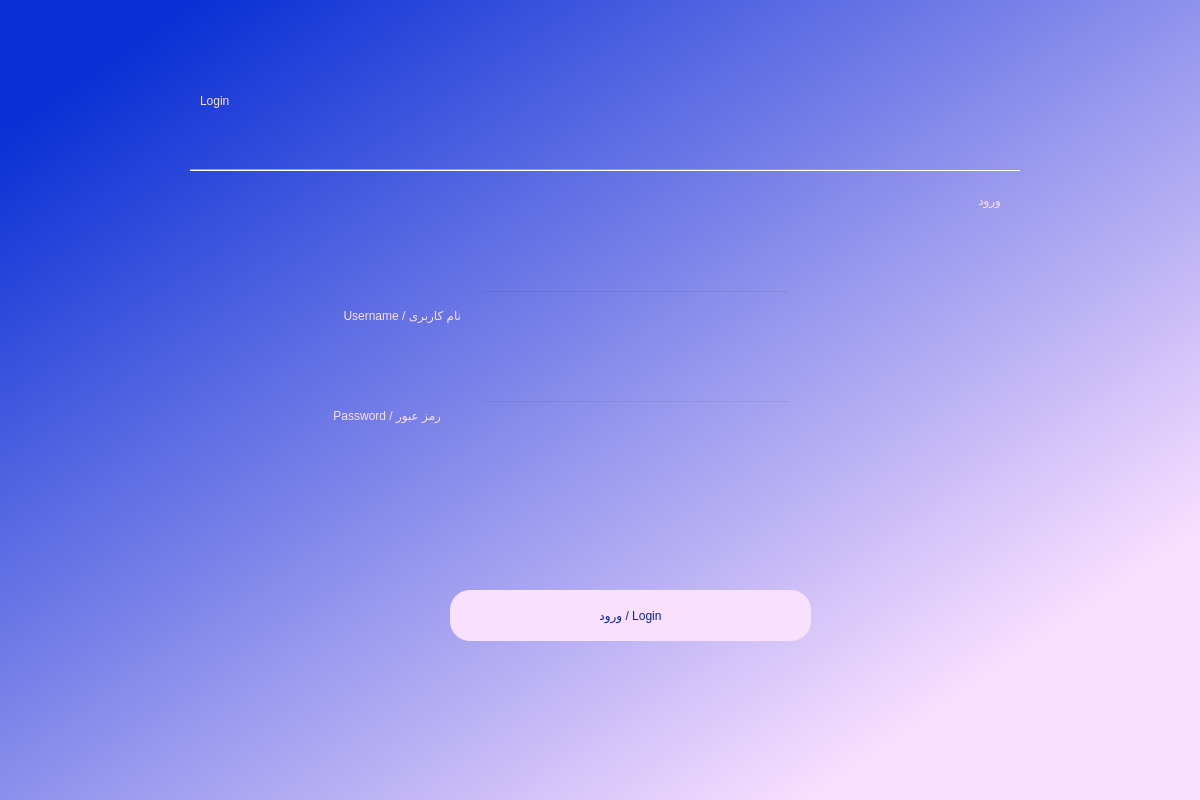
<?xml version="1.0" encoding="UTF-8"?>
<ui version="4.0">
 <class>Dialog</class>
 <widget class="QDialog" name="Dialog">
  <property name="geometry">
   <rect>
    <x>0</x>
    <y>0</y>
    <width>1200</width>
    <height>800</height>
   </rect>
  </property>
  <property name="windowTitle">
   <string>Dialog</string>
  </property>
  <property name="styleSheet">
   <string notr="true">QDialog#Dialog{
background-color:qlineargradient(spread:pad, x1:0.075, y1:0.0910455, x2:0.837, y2:0.835227, stop:0 rgba(10, 47, 212, 255), stop:1 rgba(249, 224, 255, 255))}
</string>
  </property>
  <widget class="QLabel" name="label">
   <property name="geometry">
    <rect>
     <x>850</x>
     <y>140</y>
     <width>151</width>
     <height>121</height>
    </rect>
   </property>
   <property name="styleSheet">
    <string notr="true">font: 75 48pt &quot;B Nazanin&quot;;
color: rgb(249, 224, 255);</string>
   </property>
   <property name="text">
    <string>ورود</string>
   </property>
  </widget>
  <widget class="Line" name="line">
   <property name="geometry">
    <rect>
     <x>190</x>
     <y>160</y>
     <width>831</width>
     <height>21</height>
    </rect>
   </property>
   <property name="styleSheet">
    <string notr="true">font: 75 8pt &quot;MS Shell Dlg 2&quot;;</string>
   </property>
   <property name="orientation">
    <enum>Qt::Horizontal</enum>
   </property>
  </widget>
  <widget class="QLabel" name="label_2">
   <property name="geometry">
    <rect>
     <x>200</x>
     <y>40</y>
     <width>211</width>
     <height>121</height>
    </rect>
   </property>
   <property name="styleSheet">
    <string notr="true">color: rgb(249, 224, 255);
font: 75 48pt &quot;MS Shell Dlg 2&quot;;</string>
   </property>
   <property name="text">
    <string>Login</string>
   </property>
  </widget>
  <widget class="QPushButton" name="loginbutton">
   <property name="geometry">
    <rect>
     <x>450</x>
     <y>590</y>
     <width>361</width>
     <height>51</height>
    </rect>
   </property>
   <property name="cursor">
    <cursorShape>PointingHandCursor</cursorShape>
   </property>
   <property name="styleSheet">
    <string notr="true">border-radius:20px;
color: rgb(6, 32, 179);
background-color: rgb(249, 224, 255);
font: 75 14pt &quot;B Nazanin&quot;;</string>
   </property>
   <property name="text">
    <string>ورود / Login</string>
   </property>
  </widget>
  <widget class="QLabel" name="label_3">
   <property name="geometry">
    <rect>
     <x>230</x>
     <y>300</y>
     <width>231</width>
     <height>31</height>
    </rect>
   </property>
   <property name="styleSheet">
    <string notr="true">font: 75 16pt &quot;B Nazanin&quot;;
color: rgb(249, 224, 255);</string>
   </property>
   <property name="text">
    <string>نام کاربری / Username</string>
   </property>
  </widget>
  <widget class="QLineEdit" name="ufield">
   <property name="geometry">
    <rect>
     <x>480</x>
     <y>290</y>
     <width>311</width>
     <height>51</height>
    </rect>
   </property>
   <property name="cursor">
    <cursorShape>IBeamCursor</cursorShape>
   </property>
   <property name="styleSheet">
    <string notr="true">background-color:rgba(0,0,0,0);
font: 12pt &quot;MS Shell Dlg 2&quot;;
</string>
   </property>
  </widget>
  <widget class="QLabel" name="label_4">
   <property name="geometry">
    <rect>
     <x>230</x>
     <y>400</y>
     <width>211</width>
     <height>31</height>
    </rect>
   </property>
   <property name="styleSheet">
    <string notr="true">font: 75 16pt &quot;B Nazanin&quot;;
color: rgb(249, 224, 255);</string>
   </property>
   <property name="text">
    <string>رمز عبور / Password</string>
   </property>
  </widget>
  <widget class="QLineEdit" name="passfield">
   <property name="geometry">
    <rect>
     <x>480</x>
     <y>400</y>
     <width>311</width>
     <height>51</height>
    </rect>
   </property>
   <property name="styleSheet">
    <string notr="true">background-color:rgba(0,0,0,0);
font: 12pt &quot;MS Shell Dlg 2&quot;;
</string>
   </property>
  </widget>
  <widget class="QLabel" name="error">
   <property name="geometry">
    <rect>
     <x>380</x>
     <y>495</y>
     <width>491</width>
     <height>31</height>
    </rect>
   </property>
   <property name="styleSheet">
    <string notr="true">font: 12pt &quot;B Nazanin&quot;;
color: rgb(208, 0, 0);</string>
   </property>
   <property name="text">
    <string/>
   </property>
  </widget>
 </widget>
 <tabstops>
  <tabstop>ufield</tabstop>
  <tabstop>passfield</tabstop>
  <tabstop>loginbutton</tabstop>
 </tabstops>
 <resources/>
 <connections/>
</ui>
